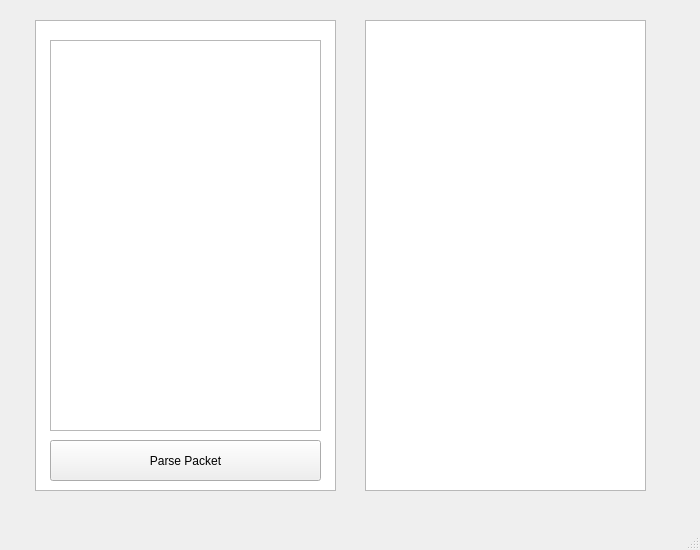
<?xml version="1.0" encoding="UTF-8"?>
<ui version="4.0">
 <class>PacketParser</class>
 <widget class="QMainWindow" name="PacketParser">
  <property name="geometry">
   <rect>
    <x>0</x>
    <y>0</y>
    <width>700</width>
    <height>550</height>
   </rect>
  </property>
  <property name="windowTitle">
   <string>PacketParser</string>
  </property>
  <widget class="QWidget" name="centralwidget">
   <widget class="QTextEdit" name="input">
    <property name="geometry">
     <rect>
      <x>50</x>
      <y>40</y>
      <width>271</width>
      <height>391</height>
     </rect>
    </property>
   </widget>
   <widget class="QPushButton" name="butt">
    <property name="geometry">
     <rect>
      <x>50</x>
      <y>440</y>
      <width>271</width>
      <height>41</height>
     </rect>
    </property>
    <property name="text">
     <string>Parse Packet</string>
    </property>
   </widget>
   <widget class="QColumnView" name="columnView">
    <property name="geometry">
     <rect>
      <x>35</x>
      <y>20</y>
      <width>301</width>
      <height>471</height>
     </rect>
    </property>
    <property name="font">
     <font>
      <pointsize>16</pointsize>
     </font>
    </property>
    <property name="alternatingRowColors">
     <bool>false</bool>
    </property>
   </widget>
   <widget class="QTextBrowser" name="textBrowser">
    <property name="geometry">
     <rect>
      <x>365</x>
      <y>20</y>
      <width>281</width>
      <height>471</height>
     </rect>
    </property>
   </widget>
   <zorder>columnView</zorder>
   <zorder>butt</zorder>
   <zorder>input</zorder>
   <zorder>textBrowser</zorder>
  </widget>
  <widget class="QStatusBar" name="statusbar"/>
 </widget>
 <resources/>
 <connections/>
</ui>
